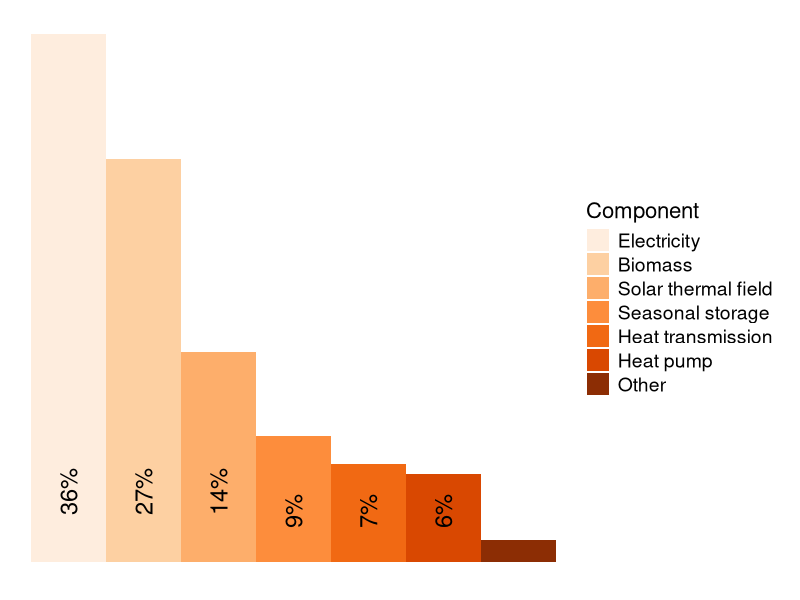
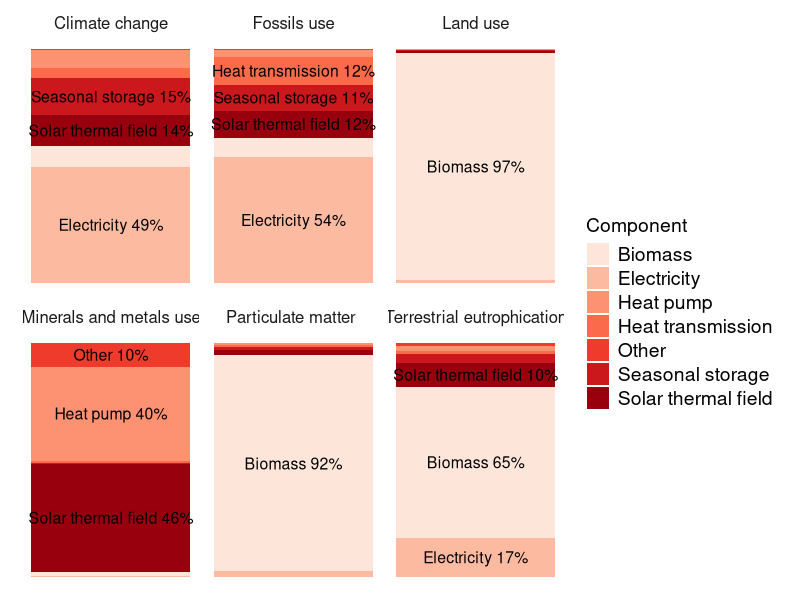
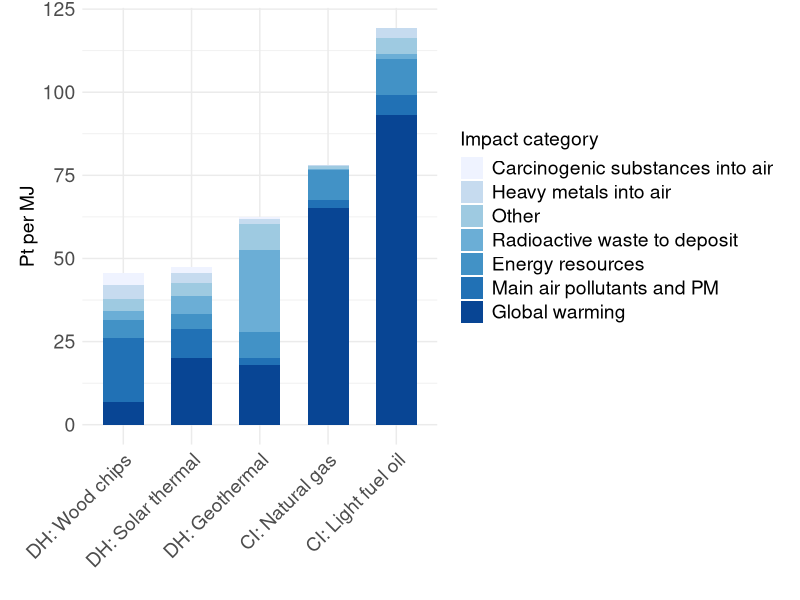
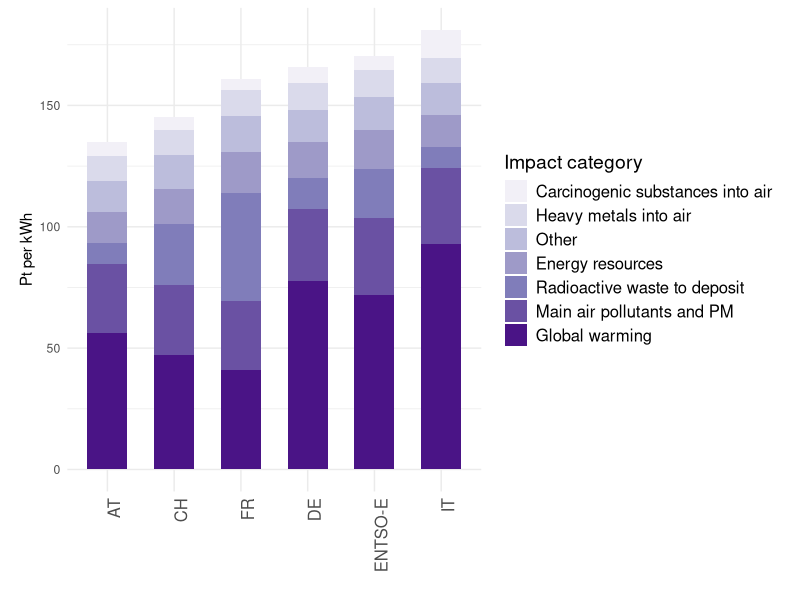
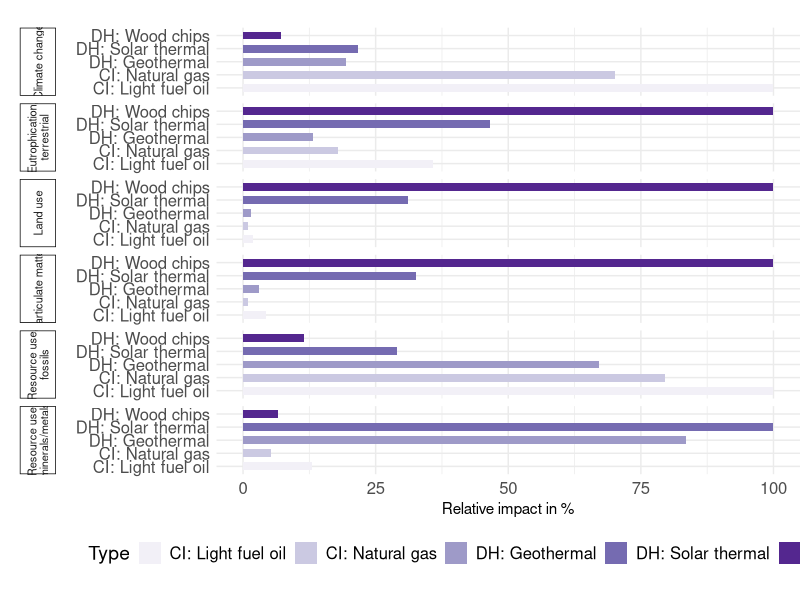
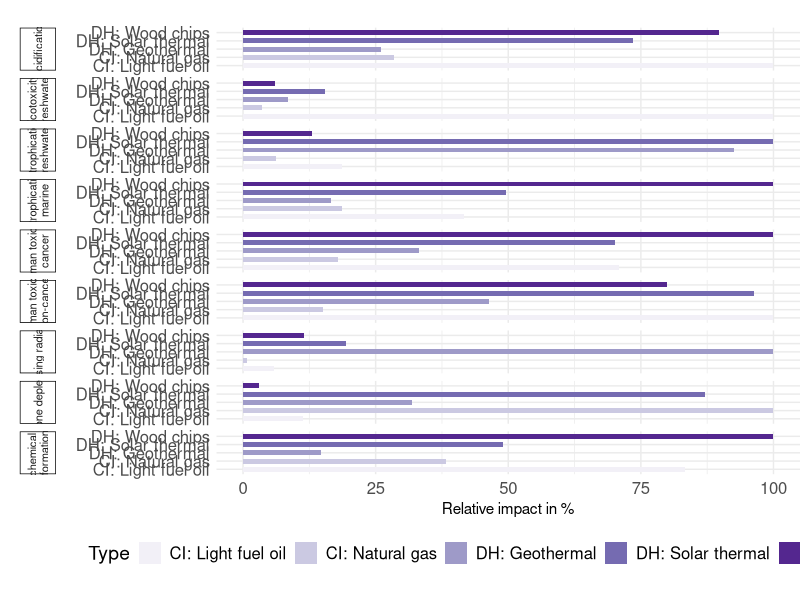
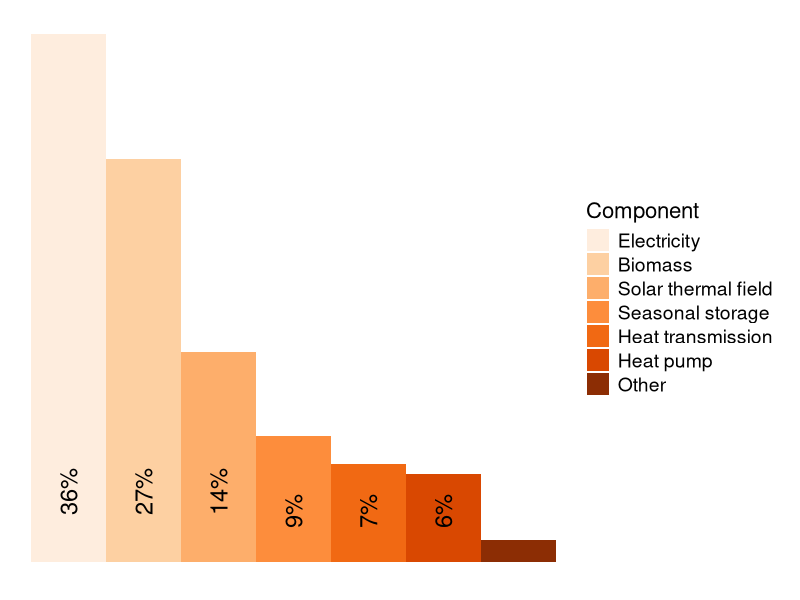
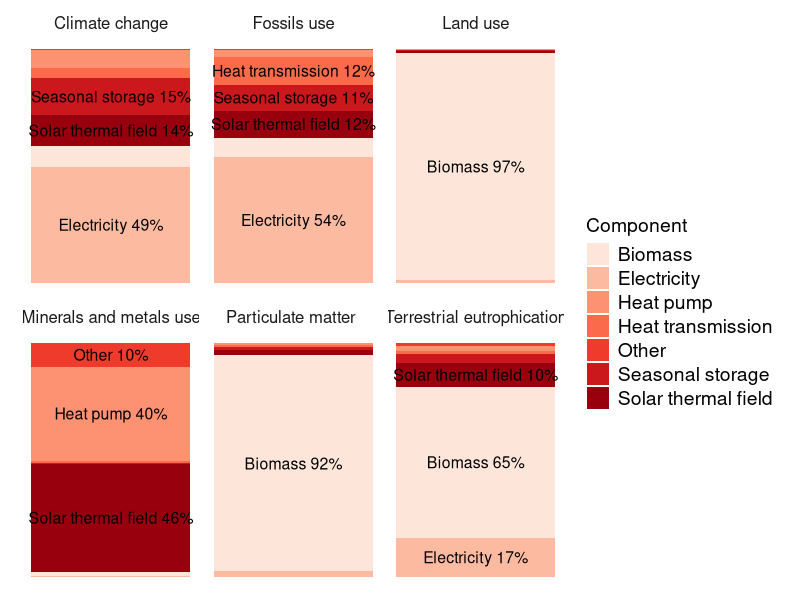

These charts were generated, in order, by the following R code: (Note: this script raises an error after producing the figures.)
## ---- chunk 1
library(readr)
library(tidyr)
library(ggplot2)
library(dplyr)
library(stringr)
library(RColorBrewer)
library(ggrepel)
## ---- chunk 2
data <- read_delim("data/PWRG 1 Elke Michlmayr_ Result data for charts - Fig 3 final.csv")

data$Component <- factor(data$Component, levels = data$Component[order(data$Value, decreasing = TRUE)])

data$percentage <- data$Value / sum(data$Value) * 100
data$label <- ifelse(data$percentage >= 5, 
                     paste0(round(data$percentage, 0), "%"), 
                     data$label <- ifelse(data$percentage >= 5, 
                                          paste0(round(data$percentage, 1), "%"), 
                                          ""))

# Create the pie chart without the circle outline
ggplot(data, aes(x = Component, y = Value, fill = Component)) +
  geom_bar(stat = "identity", width = 1) +
  theme_minimal() +
  theme(axis.text.x = element_blank(),  # Hide x-axis labels
        axis.title.x = element_blank(),  # Hide x-axis title
        axis.text.y = element_blank(),  # Hide y-axis labels
        axis.title.y = element_blank(),  # Hide y-axis title
        axis.ticks = element_blank(),    # Remove axis ticks
        panel.grid = element_blank(),    # Remove grid lines
        panel.border = element_blank(),
        legend.title = element_text(size = 16),  # Title of the legend
        legend.text = element_text(size = 14),    # Items in the legend
        plot.margin = unit(c(0.2, 0.5, 0.2, 0.5), "cm")  # top, right, bottom, left
        ) +
  geom_text(aes(label = label), 
            angle = 90,
            vjust = 0.5,
            y = 0,
            hjust = -1,
            size = 6
            ) +
  scale_fill_brewer(palette = "Oranges")
ggsave("img/pwrg_solar_network_bar.png")
## ---- chunk 3
ef_level1 <- read_delim("data/PWRG 1 Elke Michlmayr_ Result data for charts - Fig 4 final.csv")[1:7, ]
long_ef_level1 <- pivot_longer(ef_level1, cols = -c("Component"), names_to = "Damage category", values_to = "Value")

df_ef <- long_ef_level1 |>
  group_by(`Damage category`) |>
  mutate(
    fraction = Value / sum(Value),
    ymax = cumsum(fraction),
    ymin = lag(ymax, default = 0),
    label_pos = (ymax + ymin) / 2,
    label = ifelse(fraction >= 0.1, paste0(Component, " ", round(fraction * 100), "%"), "")
  )

ggplot(df_ef, aes(ymax = ymax, ymin = ymin, xmax = 4, xmin = 3, fill = Component)) +
  geom_rect() +
  geom_text(aes(x = 3.5, y = label_pos, label = label), size = 4) +
  #coord_polar(theta = "y") +
  facet_wrap(~`Damage category`) +
  theme_minimal() +
  theme(axis.text.x = element_blank(),  # Hide x-axis labels
        axis.title.x = element_blank(),  # Hide x-axis title
        axis.text.y = element_blank(),  # Hide y-axis labels
        axis.title.y = element_blank(),  # Hide y-axis title        
        axis.ticks = element_blank(),    # Remove axis ticks
        plot.margin = unit(c(0.2, 0.5, 0.2, 0.5), "cm"),  # top, right, bottom, left
        legend.title = element_text(size = 14),  # Title of the legend
        legend.text = element_text(size = 14),    # Items in the legend
        strip.text = element_text(size = 12),
        panel.grid = element_blank(),    # Remove grid lines
        panel.border = element_blank())  + # Remove border
  scale_fill_brewer(palette = "Reds")
ggsave("img/pwrg_solar_ef_network_bar_faceted.png")
## ---- chunk 4
es <- read_delim("data/PWRG 1 Elke Michlmayr_ Result data for charts - Fig 5 final.csv")[1:7, ]

long_es <- pivot_longer(es, cols = -c("Impact category"), names_to = "Type", values_to = "Value")

long_es <- long_es |>
  mutate(
    Type = ifelse(Type == "DH: Geothermal heat pump", "DH: Geothermal", Type),
  )

long_es_ordered <- long_es |>
  group_by(Type) |>
  summarise(total = sum(Value)) |>
  arrange(total) |>
  pull(Type)
long_es$Type <- factor(long_es$Type, levels = long_es_ordered)

ggplot(long_es, aes(x = Type, y = Value, fill = reorder(`Impact category`, Value))) +
  geom_bar(stat = "identity", width = 0.6) +  # Use 'identity' to plot actual values
  labs(x = "",
       y = "Pt per MJ",
       fill = "Impact category") +
  scale_fill_brewer(palette = "Blues") +
  theme_minimal() +
  theme(
        legend.title = element_text(size = 14),  # Title of the legend
        legend.text = element_text(size = 14),    # Items in the legend
        plot.margin = unit(c(0.2, 0.5, 0.2, 0.5), "cm"),  # top, right, bottom, left
        axis.text.x = element_text(angle = 45, hjust = 1, size = 14),
        axis.title.y = element_text(size = 14),
        axis.text.y = element_text(size = 14),
        )
ggsave("img/pwrg_solar_es_single_score.png")
## ---- chunk 5
es <- read_delim("data/PWRG results solar - electricity sensitivity - edit.csv")[1:7, ]

long_es <- pivot_longer(es, cols = -c("Impact category"), names_to = "Type", values_to = "Value")

long_es <- long_es |>
  mutate(
    Type = ifelse(Type == "DH: Geothermal heat pump", "DH: Geothermal", Type),
  )

long_es_ordered <- long_es |>
  group_by(Type) |>
  summarise(total = sum(Value)) |>
  arrange(total) |>
  pull(Type)
long_es$Type <- factor(long_es$Type, levels = long_es_ordered)

ggplot(long_es, aes(x = Type, y = Value, fill = reorder(`Impact category`, Value))) +
  geom_bar(stat = "identity", width = 0.6) +  # Use 'identity' to plot actual values
  labs(x = "",
       y = "Pt per kWh",
       fill = "Impact category") +
  scale_fill_brewer(palette = "Purples") +
  theme_minimal() +
  theme(
        legend.title = element_text(size = 14),  # Title of the legend
        legend.text = element_text(size = 12),    # Items in the legend
        plot.margin = unit(c(0.2, 0.5, 0.2, 0.5), "cm"),  # top, right, bottom, left
        axis.text.x = element_text(angle = 90, hjust = 1, size = 12)
        )
ggsave("img/pwrg_elec_sens.png")
## ---- chunk 6
ef <- read_delim("data/PWRG 1 Elke Michlmayr_ Result data for charts - Fig 6 final.csv")[1:15, ]

long_ef <- pivot_longer(ef, cols = -c("Damage category", "Unit"), names_to = "Type", values_to = "Value")

long_ef_normalized <- long_ef |>
  filter(`Damage category` %in% c("Climate change", "Particulate matter", "Eutrophication, terrestrial", "Land use", "Resource use, minerals/metals", "Resource use, fossils")) |>  
  group_by(`Damage category`) |>
  mutate(
    pct = Value / max(Value) * 100,
    Type = ifelse(Type == "DH: Geothermal heat pump", "DH: Geothermal", Type),
  )
long_ef_normalized$`Damage category` <- str_wrap(long_ef_normalized$`Damage category`, width = 20)
ggplot(long_ef_normalized, aes(x = Type, y = pct, fill = Type)) +
  geom_col(width = 0.6) +
  facet_grid(rows = vars(`Damage category`), switch = "y") +
  labs(
    x = "",
    y = "Relative impact in %",
  ) +
  theme_minimal() +
  theme(
    strip.placement = "outside",
    strip.text.y.left = element_text(angle = 90, size = 8, hjust = 0.5, vjust = 0.5), 
    strip.switch.pad.grid = unit(0.5, "cm"),
    plot.margin = margin(20, 0, 20, 0),
    strip.background = element_rect(color = "black", linewidth = 0.5),
    axis.text.x = element_text(size = 12),
    axis.text.y = element_text(size = 12),
    legend.position = "bottom",
    legend.title = element_text(size = 14),  # Title of the legend
    legend.text = element_text(size = 12),    # Items in the legend
  ) +
  scale_fill_brewer(palette = "Purples") +
  coord_flip()
ggsave("img/pwrg_solar_ef_midpoints_faceted.png")
## ---- chunk 7
ef <- read_delim("data/PWRG 1 Elke Michlmayr_ Result data for charts - Fig 6 final.csv")[1:15, ]

long_ef <- pivot_longer(ef, cols = -c("Damage category", "Unit"), names_to = "Type", values_to = "Value")

long_ef_normalized <- long_ef |>
  filter(!`Damage category` %in% c("Climate change", "Particulate matter", "Eutrophication, terrestrial", "Land use", "Resource use, minerals/metals", "Resource use, fossils")) |>  
  group_by(`Damage category`) |>
  mutate(
    pct = Value / max(Value) * 100,
    Type = ifelse(Type == "DH: Geothermal heat pump", "DH: Geothermal", Type),
  )
long_ef_normalized$`Damage category` <- str_wrap(long_ef_normalized$`Damage category`, width = 20)
ggplot(long_ef_normalized, aes(x = Type, y = pct, fill = Type)) +
  geom_col(width = 0.6) +
  facet_grid(rows = vars(`Damage category`), switch = "y") +
  labs(
    x = "",
    y = "Relative impact in %",
  ) +
  theme_minimal() +
  theme(
    strip.placement = "outside",
    strip.text.y.left = element_text(angle = 90, size = 8, hjust = 0.5, vjust = 0.5), 
    strip.switch.pad.grid = unit(0.5, "cm"),
    plot.margin = margin(20, 0, 20, 0),
    strip.background = element_rect(color = "black", linewidth = 0.5),
    axis.text.x = element_text(size = 12),
    axis.text.y = element_text(size = 12),
    legend.position = "bottom",
    legend.title = element_text(size = 14),  # Title of the legend
    legend.text = element_text(size = 12),    # Items in the legend
  ) +
  scale_fill_brewer(palette = "Purples") +
  coord_flip()
ggsave("img/pwrg_solar_ef_midpoints_faceted_others.png")
## ---- chunk 8
ch <- read_delim("data/PWRG 1 Elke Michlmayr_ Result data for charts - Fig 7 final.csv")[1:9, 1:9]

long_ch <- pivot_longer(ch, cols = -c("Type"), names_to = "Year", values_to = "Value")

ggplot(long_ch, aes(x = Year, y = Value, fill = Type)) +
  geom_col() +
  theme_minimal() +
  theme(
      legend.title = element_text(size = 14),  # Title of the legend
      legend.text = element_text(size = 14),    # Items in the legend
      plot.margin = unit(c(0.2, 0.5, 0.2, 0.5), "cm"),  # top, right, bottom, left
      axis.text.x = element_text(angle = 45, hjust = 1, size = 14),
      axis.title.y = element_text(size = 14),
      axis.text.y = element_text(size = 14),
      ) +
  labs(
    x = "",
    y = "TWh",
  ) +
  scale_fill_brewer(palette = "PuBu")
ggsave("img/pwrg_solar_ch_winter.png")
## ---- chunk 9
ch <- read_delim("data/PWRG 1 Elke Michlmayr_ Result data for charts - Fig 8 final.csv")

long_ch <- pivot_longer(ch, cols = -c("Damage category", "Unit"), names_to = "Scenario", values_to = "Value")

long_ch$Scenario <- factor(long_ch$Scenario, levels = c("ENTSO-E", "Heat loss optimized with ENTSO-E", "CH future energy mix", "CH wind", "Heat loss optimized with CH wind"))

ggplot(long_ch, aes(x = Scenario, y = Value * 1000, fill = Scenario)) +
  geom_col() +
  theme_minimal() +
  theme(
      legend.title = element_text(size = 14),  # Title of the legend
      legend.text = element_text(size = 14),    # Items in the legend
      plot.margin = unit(c(0.2, 0.5, 0.2, 0.5), "cm"),  # top, right, bottom, left
      axis.text.x = element_text(angle = 45, hjust = 1, size = 14),
      axis.title.y = element_text(size = 14),
      axis.text.y = element_text(size = 14),
      ) +
  labs(
    x = "",
    y = expression(""*CO[2]*"-eq in grams per kWh of heat"),
  ) +
  scale_fill_brewer(palette = "YlGn")
ggsave("img/pwrg_ipcc.png")
